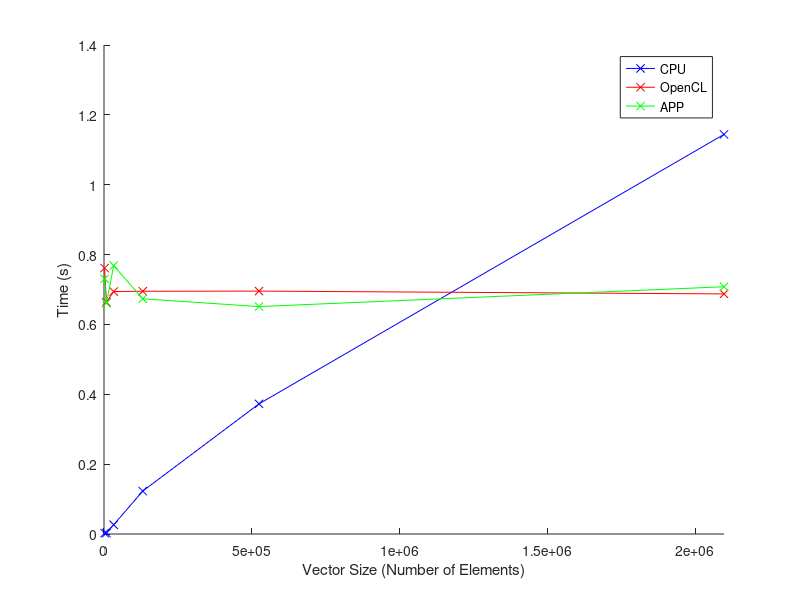

MATLAB code to generate this figure:
close all;
clear all;

% SAXPY Plot

% Data sizes
data_sizes = [(2048) (2048*4) (2048*4^2) (2048*4^3) (2048*4^4) (2048*4^5)];

% CPU results 
cpu = [232666 279992 2649316 12286319 37256534 114412990];

% OpenCL no aspects
ocl = [76134510 66385079 69415393 69497045 69541617 68737104];

% APP
app = [73074460 66071780 76834095 67338283 65109403 70788220];

app = app .* 10e-9;
cpu = cpu .* 10e-9;
ocl = ocl .* 10e-9;

hold on;
plot(data_sizes, cpu, '-bx');
plot(data_sizes, ocl, '-rx');
plot(data_sizes, app, '-gx');
xlim([0 2048*4^5 + 5]);
xlabel('Vector Size (Number of Elements)');
ylabel('Time (s)');
legend('CPU', 'OpenCL', 'APP');
